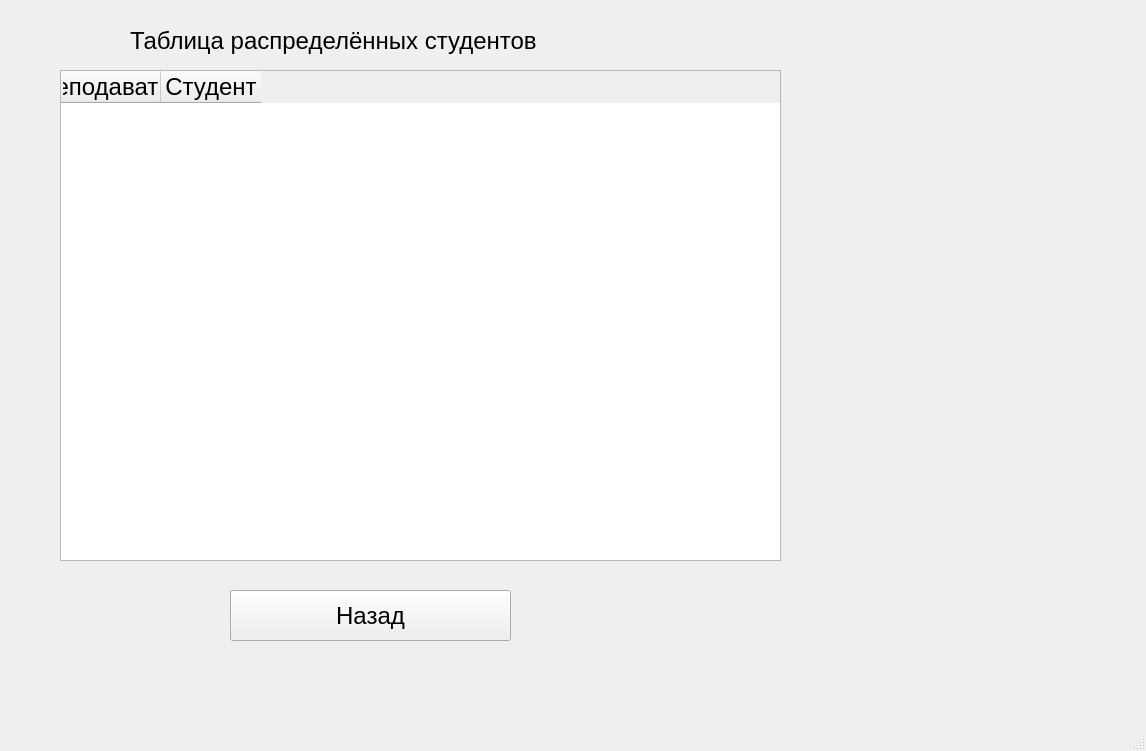
<?xml version="1.0" encoding="UTF-8"?>
<ui version="4.0">
 <class>MainWindow</class>
 <widget class="QMainWindow" name="MainWindow">
  <property name="geometry">
   <rect>
    <x>0</x>
    <y>0</y>
    <width>1146</width>
    <height>751</height>
   </rect>
  </property>
  <property name="font">
   <font>
    <pointsize>18</pointsize>
   </font>
  </property>
  <property name="windowTitle">
   <string>MainWindow</string>
  </property>
  <widget class="QWidget" name="centralwidget">
   <widget class="QLabel" name="label">
    <property name="geometry">
     <rect>
      <x>130</x>
      <y>20</y>
      <width>521</width>
      <height>41</height>
     </rect>
    </property>
    <property name="text">
     <string>Таблица распределённых студентов</string>
    </property>
   </widget>
   <widget class="QTableWidget" name="table">
    <property name="geometry">
     <rect>
      <x>60</x>
      <y>70</y>
      <width>721</width>
      <height>491</height>
     </rect>
    </property>
    <column>
     <property name="text">
      <string>Преподаватель</string>
     </property>
    </column>
    <column>
     <property name="text">
      <string>Студент</string>
     </property>
    </column>
   </widget>
   <widget class="QPushButton" name="backButton">
    <property name="geometry">
     <rect>
      <x>230</x>
      <y>590</y>
      <width>281</width>
      <height>51</height>
     </rect>
    </property>
    <property name="text">
     <string>Назад</string>
    </property>
   </widget>
  </widget>
  <widget class="QMenuBar" name="menubar">
   <property name="geometry">
    <rect>
     <x>0</x>
     <y>0</y>
     <width>1146</width>
     <height>33</height>
    </rect>
   </property>
  </widget>
  <widget class="QStatusBar" name="statusbar"/>
 </widget>
 <resources/>
 <connections/>
</ui>
